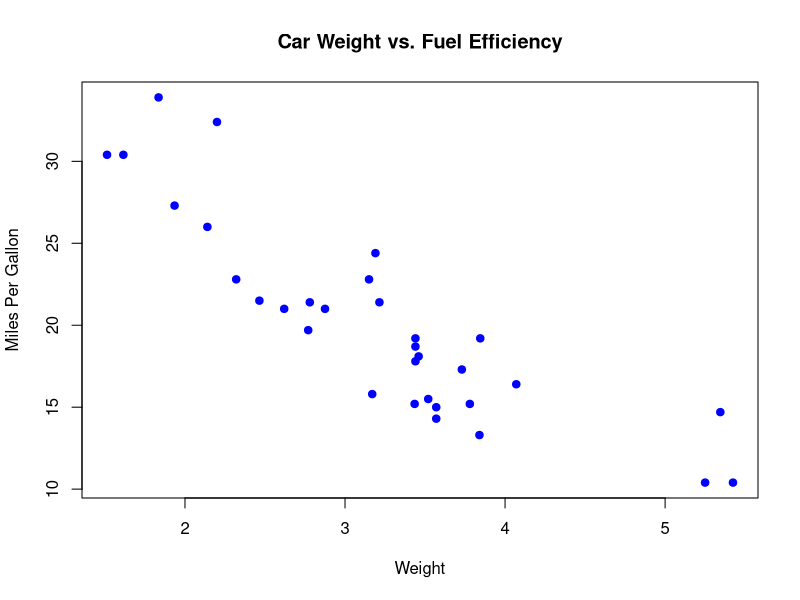

The R source for this figure:
data("mtcars")

head(mtcars)

str(mtcars)

print(mtcars)

summary(mtcars)

plot(mtcars$wt, mtcars$mpg,
     main = "Car Weight vs. Fuel Efficiency",
     xlab = "Weight",
     ylab = "Miles Per Gallon",
     col = "blue",
     pch = 19)

class(mtcars)

methods("summary")
methods("plot")

s3_obj <- list(name = "Matthew", age = 29, GPA = 3.5)

class(s3_obj) <- "student_s3"

print.student_s3 <- function(x, ...) {
  cat("Student Name:", x$name, "\n")
  cat("Age:", x$age, "\n")
  cat("GPA:", x$GPA, "\n")
}

print(s3_obj)

setClass("student_s4",
         slots = c(
           name = "character",
           age = "numeric",
           GPA = "numeric"
         ))

s4_obj <- new("student_s4",
              name = "Matthew",
              age = 29,
              GPA =3.5)

setMethod("show", "student_s4",
          function(object) {
            cat("Student Name:", object@name, "\n")
            cat("Age:", object@age, "\n")
            cat("GPA:", object@GPA, "\n")
          })

show(s4_obj)
